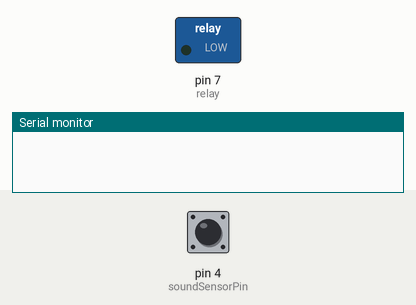
Bench run of a sketch on a simulated Arduino Uno, built with avr-gcc and run on an emulated ATmega328P. On the bench: switched loads named in the sketch (green lamp = pin HIGH), the last lines printed to the serial monitor. Inputs (shaded band) come from the test bench; at power-on: pin 4 (soundSensorPin) HIGH.

Above: at 1.2 s.
1.3 s: pin 4 (soundSensorPin) pulsed LOW 2 times (0.12 s each, 0.3 s apart)
At 3.2 s:
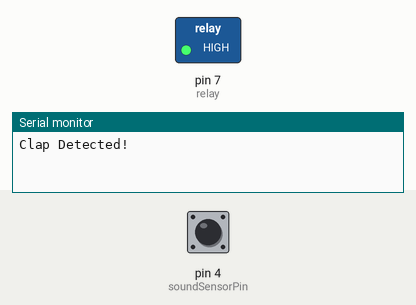
Timing chart, 0 to 4.7 s (numbered marks = the images above; inputs shaded):
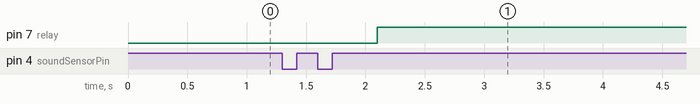

The sketch:

clap-controlled.ino
```cpp
int soundSensorPin = 4;  //connect this to pin DO of your sound sensor
int relay = 7;  //connect this to the postive terminal of your led

int clap = 0;
long detection_range_start = 0;
long detection_range = 0;
boolean status_lights = false;

void setup() {
  pinMode(soundSensorPin, INPUT);
  pinMode(relay, OUTPUT);
  Serial.begin(9600); // Initialize the Serial Monitor
}

void loop() {
  int status_sensor = digitalRead(soundSensorPin);
  if (status_sensor == 0)
  {
    if (clap == 0)
    {
      detection_range_start = detection_range = millis();
      clap++;
    }
    else if (clap > 0 && millis()-detection_range >= 50)
    {
      detection_range = millis();
      clap++;
    }
  }
  if (millis()-detection_range_start >= 400)
  {
    if (clap == 1)
    {
      if (!status_lights)
      {
        status_lights = true;
        digitalWrite(relay, HIGH);
      }
      else if (status_lights)
      {
        status_lights = false;
        digitalWrite(relay, LOW);
      }
      Serial.println("Clap Detected!"); // Print clap message to Serial Monitor
    }
    clap = 0;
  }
}
```

Measured:
- after the input at 1.3 s, pin 7 (relay): LOW → HIGH after 0.80 s
